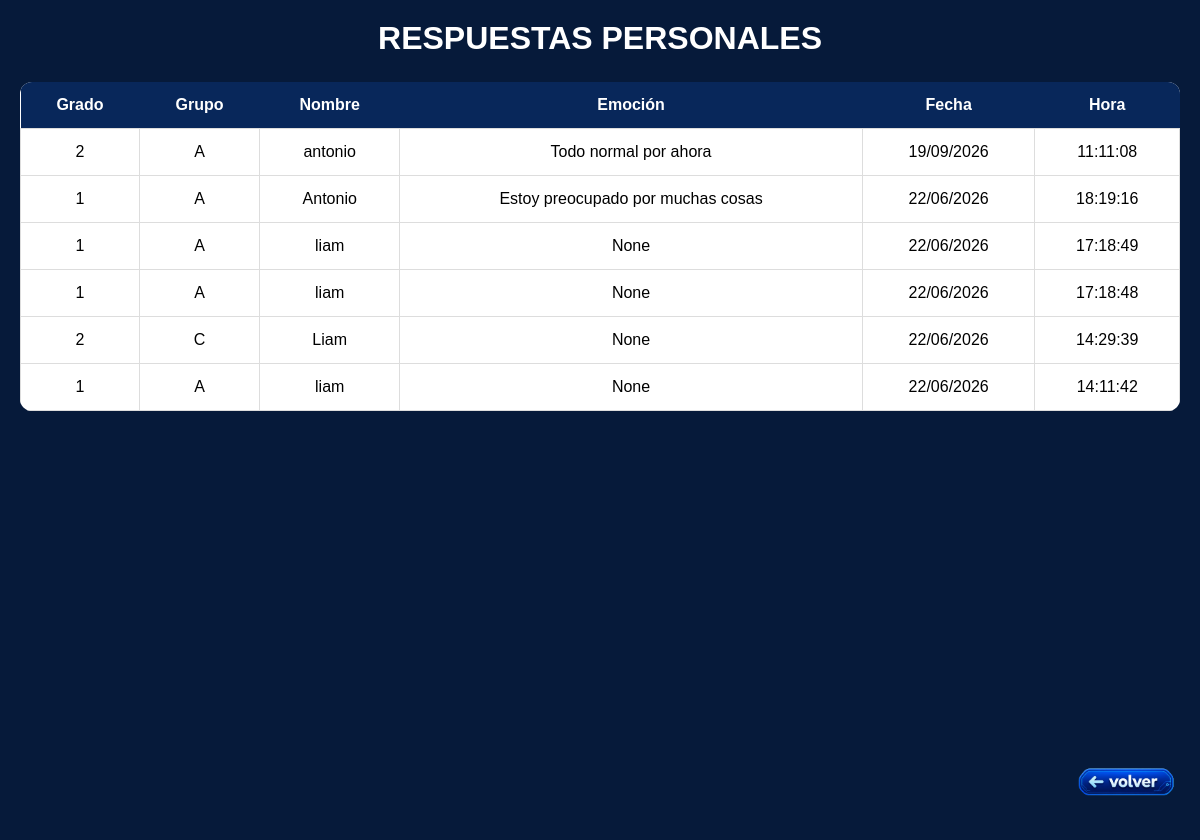
The app's page /respuestas_personales with its own data.
### tables this page shows
CREATE TABLE respuestas_personales (
            id INTEGER PRIMARY KEY AUTOINCREMENT,
            grado TEXT,
            grupo TEXT,
            nombre TEXT,
            fecha TEXT,
            hora TEXT
        , emocion TEXT);

### app.py (the view)
@app.route(
    "/respuestas_personales"
)
def respuestas_personales():
    respuestas = (
        db.obtener_respuestas_personales()
    )
    return render_template(
        "respuestas_personales.html",
        respuestas=respuestas
    )

### data_base.py (called while the page is built)
    def conectar(self):
        return sqlite3.connect(
            self.db_path
        )

    def obtener_respuestas_personales(self):
        conexion = self.conectar()
        cursor = conexion.cursor()
        cursor.execute(
            """
            SELECT id, grado, grupo, nombre,
                   emocion, fecha, hora
            FROM respuestas_personales
            ORDER BY id DESC
            """
        )
        respuestas = cursor.fetchall()
        conexion.close()
        return respuestas

### templates/respuestas_personales.html (shortened to what this page needs)
</html><!DOCTYPE html>
<html lang="es">
<head>
    <link rel="stylesheet"
        href="{{ url_for('static', filename='css/respuestas_personales.css') }}">
</head>
<body>
    <h1>RESPUESTAS PERSONALES</h1>
    <table>
        <thead>
            <tr>
                <th>Grado</th>
                <th>Grupo</th>
                <th>Nombre</th>
                <th>Emoción</th>
                <th>Fecha</th>
                <th>Hora</th>
            </tr>
        </thead>
        <tbody>
            {% for dato in respuestas %}
            <tr>
                <td>{{ dato[1] }}</td>
                <td>{{ dato[2] }}</td>
                <td>{{ dato[3] }}</td>
                <td>{{ dato[4] }}</td>
                <td>{{ dato[5] }}</td>
                <td>{{ dato[6] }}</td>
            </tr>
            {% endfor %}
        </tbody>
    </table>
    <a href="javascript:history.back()" class="boton-volver">
        <img
            src="{{ url_for('static', filename='images/botonvolver.png') }}"
            alt="Volver">
    </a>
</body>
</html>

### static/css/respuestas_personales.css (style rules this page uses)
body { margin: 0; padding: 20px; min-height: 100vh; background: #061a3a; font-family: Arial, Helvetica, sans-serif; }
h1 { color: white; text-align: center; margin-bottom: 25px; }
table { width: 100%; border-collapse: collapse; background: white; border-radius: 12px; overflow: hidden; text-align: center; }
th { background: #08275a; color: white; padding: 14px; font-size: 16px; }
td { padding: 14px; border: 1px solid #ddd; font-size: 16px; }
.boton-volver { position: fixed; right: 20px; bottom: 20px; z-index: 999; }
.boton-volver img { width: 110px; cursor: pointer; transition: 0.3s; }

### records on screen
respuestas_personales: grado "2", grupo "A", nombre "antonio", emocion "Todo normal por ahora", fecha "19/09/2026", hora "11:11:08"
respuestas_personales: grado "1", grupo "A", nombre "Antonio", emocion "Estoy preocupado por muchas cosas", fecha "22/06/2026", hora "18:19:16"
respuestas_personales: grado "1", grupo "A", nombre "liam", dato "None", fecha "22/06/2026", hora "17:18:49"
respuestas_personales: grado "1", grupo "A", nombre "liam", dato "None", fecha "22/06/2026", hora "17:18:48"
respuestas_personales: grado "2", grupo "C", nombre "Liam", dato "None", fecha "22/06/2026", hora "14:29:39"
respuestas_personales: grado "1", grupo "A", nombre "liam", dato "None", fecha "22/06/2026", hora "14:11:42"
